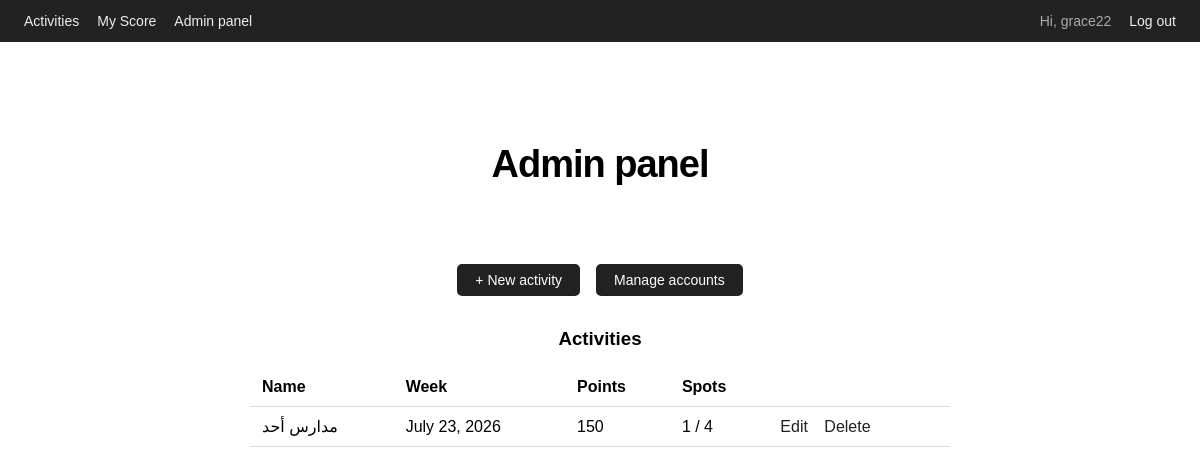
Page /admin-panel/ (signed in) on the committed database.
### activities/models.py (models this page shows, shortened)
class Activity(models.Model):
    name = models.CharField(max_length=200)
    description = models.TextField(blank=True)
    week_date = models.DateField(help_text="Which week/date this activity is for")
    max_participants = models.PositiveIntegerField(default=4)
    points = models.PositiveIntegerField(default=0, help_text="Points a user earns for enrolling in this activity")
    created_at = models.DateTimeField(auto_now_add=True)
    class Meta:
        ordering = ['week_date', 'name']
    @property
    def spots_taken(self):
        return self.enrollments.count()

### activities/views.py (the view)
# urls.py: path('admin-panel/', views.admin_dashboard, name='admin_dashboard'),
@staff_required
def admin_dashboard(request):
    activities = Activity.objects.all()
    return render(request, 'activities/admin_dashboard.html', {'activities': activities})

### activities/views.py (called while the page is built)
def staff_required(view_func):
    return user_passes_test(lambda u: u.is_authenticated and u.is_staff, login_url='login')(view_func)

### activities/templates/activities/admin_dashboard.html (shortened to what this page needs)
{% extends 'activities/../../../activities/templates/activities/index.html' %}
{% block content %}
    <h1 class="main-heading">Admin panel</h1>
    <div class="admin-links">
        <a href="{% url 'admin_activity_create' %}" class="btn">+ New activity</a>
        <a href="{% url 'admin_account_list' %}" class="btn">Manage accounts</a>
    </div>
    <h3>Activities</h3>
    {% if activities %}
        <table class="admin-table">
            <tr>
                <th>Name</th>
                <th>Week</th>
                <th>Points</th>
                <th>Spots</th>
                <th></th>
            </tr>
            {% for activity in activities %}
                <tr>
                    <td>{{ activity.name }}</td>
                    <td>{{ activity.week_date }}</td>
                    <td>{{ activity.points }}</td>
                    <td>{{ activity.spots_taken }} / {{ activity.max_participants }}</td>
                    <td class="admin-row-actions">
                        <a href="{% url 'admin_activity_edit' activity.id %}">Edit</a>
                        <a href="{% url 'admin_activity_delete' activity.id %}" class="danger-link">Delete</a>
                    </td>
                </tr>
            {% endfor %}
        </table>
    {% else %}
        <p>No activities yet.</p>
    {% endif %}
{% endblock %}

### activities/templates/activities/index.html (shortened to what this page needs)
{% load static %}
<!DOCTYPE html>
<html lang="en">
<head>
    <link rel="stylesheet" href="{% static 'activities/style.css' %}">
</head>
<body>
    <header>
        <nav>
            <a href="{% url 'activity_list' %}">Activities</a>
            {% if user.is_authenticated %}
                <a href="{% url 'my_score' %}">My Score</a>
                {% if user.is_staff %}
                    <a href="{% url 'admin_dashboard' %}">Admin panel</a>
                {% endif %}
                <span class="nav-user">Hi, {{ user.username }}</span>
                <form action="{% url 'logout' %}" method="post" class="inline-form">
                    <button type="submit" class="link-button">Log out</button>
                </form>
            {% else %}
                <a href="{% url 'login' %}">Log in</a>
            {% endif %}
        </nav>
    </header>
    <main class="main-cont">
        {% block content %}{% endblock %}
    </main>
</body>
</html>

### static/activities/style.css (style rules this page uses)
* { box-sizing: border-box; }
body { font-family: Arial, sans-serif; margin: 0; padding: 0; }
a { text-decoration:none; }
h1 { font-size: 38px; letter-spacing: -1px; line-height: 1.2; }
.main-cont { text-align: center; margin-top: 100px; box-sizing: border-box; }
.main-heading { font-weight: 700; margin-bottom: 2em; }
header { background: #222; padding: 12px 24px; }
header nav { display: flex; align-items: center; gap: 18px; }
header nav a, header nav .link-button { color: #eee; font-size: 14px; }
.nav-user { color: #aaa; font-size: 14px; margin-left: auto; }
.link-button { background: none; border: none; cursor: pointer; font-size: 14px; padding: 0; }
.btn { display: inline-block; background: #222; color: #fff; border: none; padding: 8px 18px; border-radius: 5px; font-size: 14px; cursor: pointer; }
.danger-link { color: #b23b3b; }
.admin-links { display: flex; gap: 16px; align-items: center; justify-content: center; margin-bottom: 2rem; }
.admin-table { width: 100%; max-width: 700px; margin: 0 auto; border-collapse: collapse; text-align: left; }
.admin-table th, .admin-table td { padding: 10px 12px; border-bottom: 1px solid #ddd; }
.admin-row-actions a { margin-right: 12px; color: #222; }

### rows in the picture
Activity: name "مدارس أحد", week_date "July 23, 2026", points "150", spots_taken "1", max_participants "4"

### other values in the picture
{{ user.username }} "grace22"
